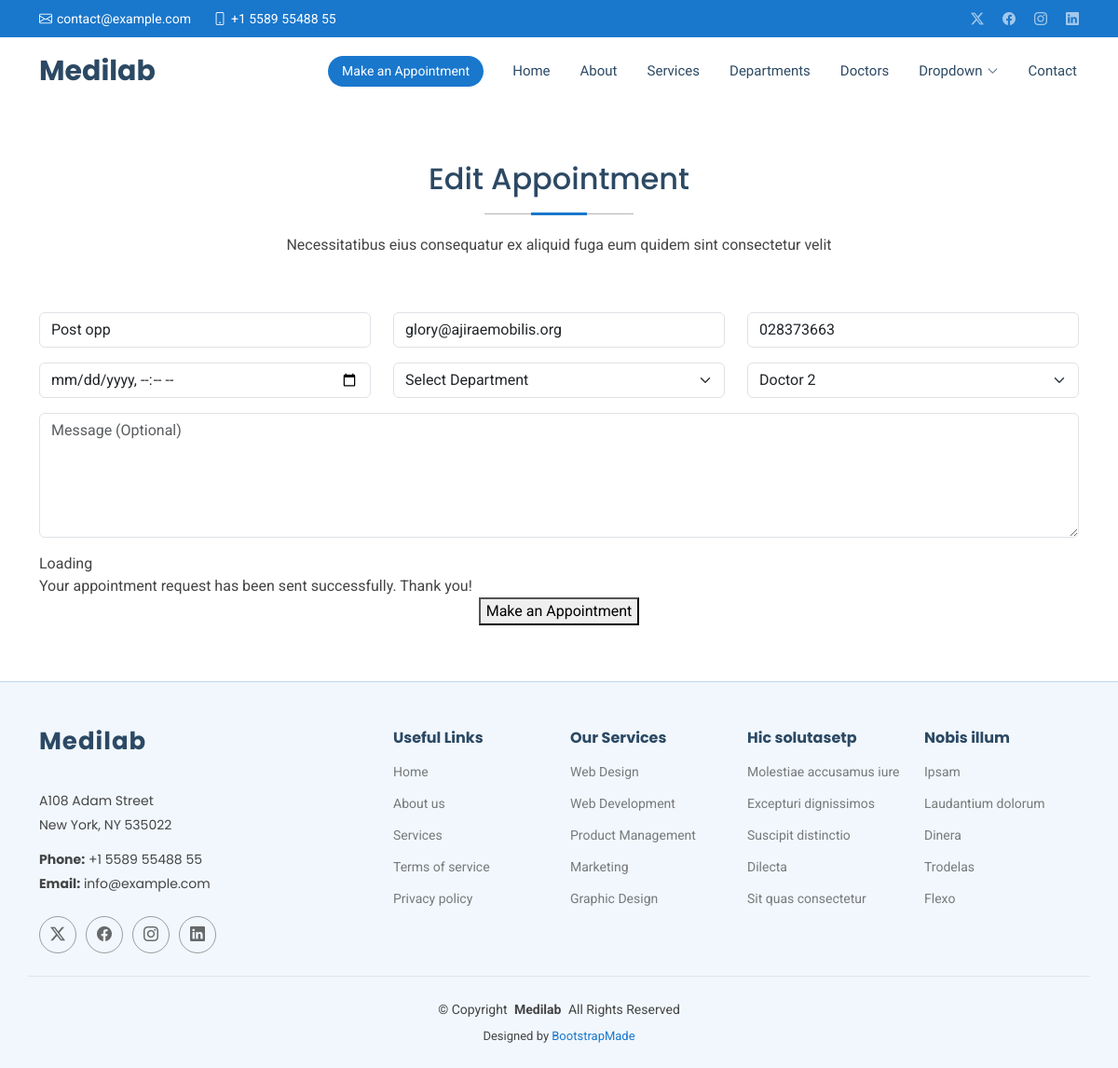
Before: /edit/1 with the older database file.
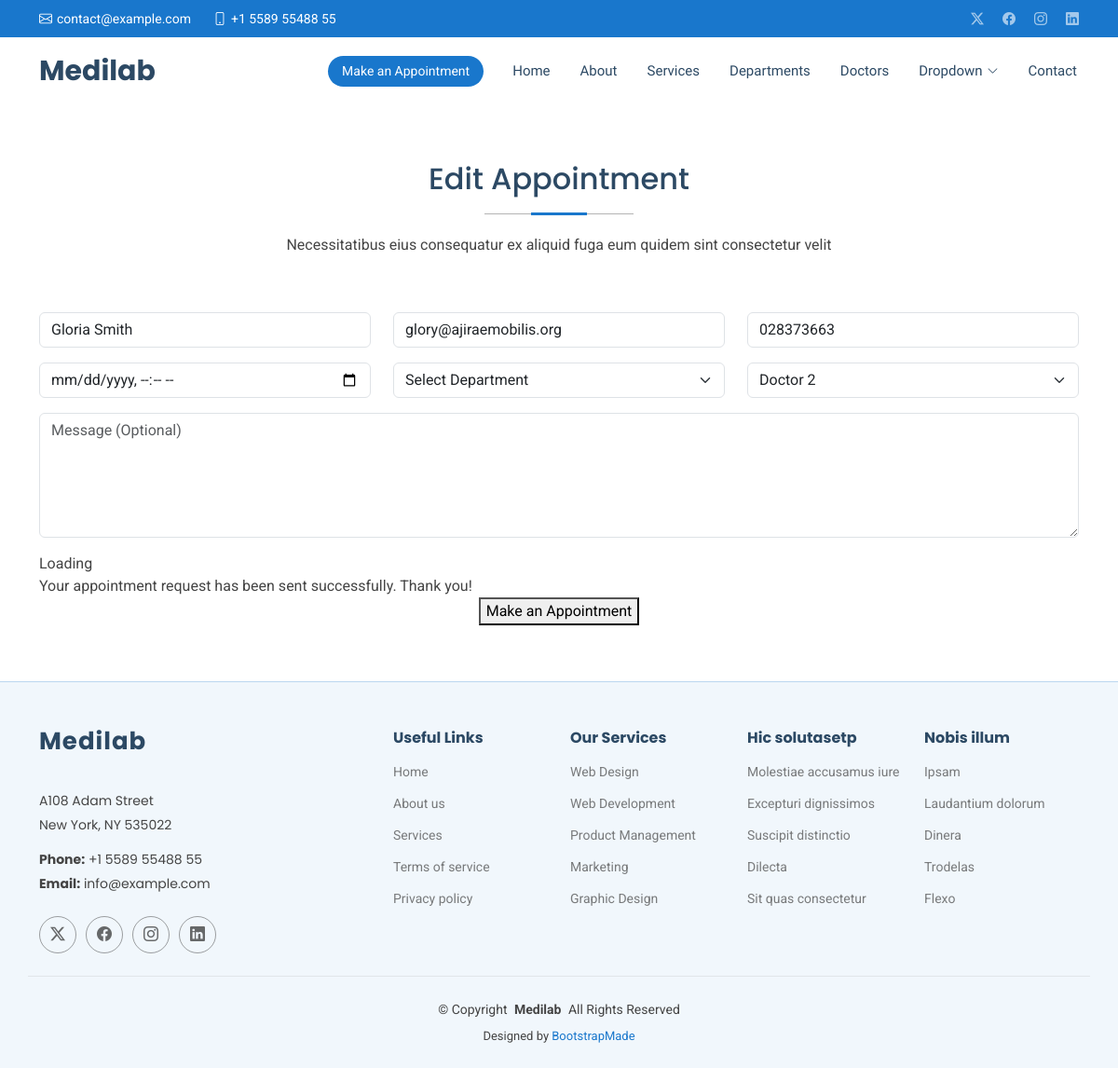
After: the same page with the newer database file.
### mediapp/models.py (models this page shows, shortened)
class Appointment1(models.Model):
    name = models.CharField(max_length=50)
    email = models.EmailField()
    phone = models.CharField(max_length=15)
    date = models.DateTimeField()
    department = models.CharField(max_length=20)
    doctor = models.CharField(max_length=20)
    message=models.TextField()

### mediapp/views.py (the view)
# urls.py: path('edit/<int:id>', views.edit, name='edit'),
def edit(request,id):
    editinfo = get_object_or_404(Appointment1,id=id)
    if request.method == 'POST':
        editinfo.name = request.POST.get('name')
        editinfo.email = request.POST.get('email')
        editinfo.phone = request.POST.get('phone')
        editinfo.date = request.POST.get('date')
        editinfo.department = request.POST.get('department')
        editinfo.doctor = request.POST.get('doctor')
        editinfo.message = request.POST.get('message')
        editinfo.save()
        return redirect("/show")
    else:
        return render (request,'edit.html', {'editinfo':editinfo})

### Templates/edit.html (shortened to what this page needs)
{% extends 'starter-page.html' %}
{% load static %}
{% block content %}
    <section id="appointment" class="appointment section">
      <div class="container section-title" data-aos="fade-up">
        <h2>Edit Appointment</h2>
        <p>Necessitatibus eius consequatur ex aliquid fuga eum quidem sint consectetur velit</p>
      </div>
      <div class="container" data-aos="fade-up" data-aos-delay="100">
        <form  method="post" >
          <div class="row">
            <div class="col-md-4 form-group">
              <input type="text" value="{{ editinfo.name }}"  name="name" class="form-control" id="name" placeholder="Your Name" required="">
            </div>
            <div class="col-md-4 form-group mt-3 mt-md-0">
              <input type="email" value="{{ editinfo.email }}"  class="form-control" name="email" id="email" placeholder="Your Email" required="">
            </div>
            <div class="col-md-4 form-group mt-3 mt-md-0">
              <input type="tel" value="{{ editinfo.phone }}" class="form-control" name="phone" id="phone" placeholder="Your Phone" required="">
            </div>
          </div>
          <div class="row">
            <div class="col-md-4 form-group mt-3">
              <input type="datetime-local" name="date" class="form-control datepicker" id="date" placeholder="Appointment Date" required="">
            </div>
            <div class="col-md-4 form-group mt-3">
              <select name="department" id="department" class="form-select" required="">
                <option value="">Select Department</option>
              </select>
            </div>
            <div class="col-md-4 form-group mt-3">
              <select name="doctor" id="doctor" class="form-select" required="">
                <option value="Doctor 2"
                {% if editinfo.doctor == "Doctor 2" %}
                	selected
                {% endif %}
                >Doctor 2</option>
              </select>
            </div>
          </div>
          <div class="form-group mt-3">
            <textarea class="form-control" name="message" rows="5" placeholder="Message (Optional)" value="{{ editinfo.message }}"></textarea>
          </div>
          <div class="mt-3">
            <div class="loading">Loading</div>
            <div class="sent-message">Your appointment request has been sent successfully. Thank you!</div>
            <div class="text-center"><button type="submit">Make an Appointment</button></div>
          </div>
        </form>
      </div>
    </section>
{% endblock %}

Changed rows visible on the page:
changed Appointment1 "glory@ajiraemobilis.org": name "Post opp" → "Gloria Smith"
